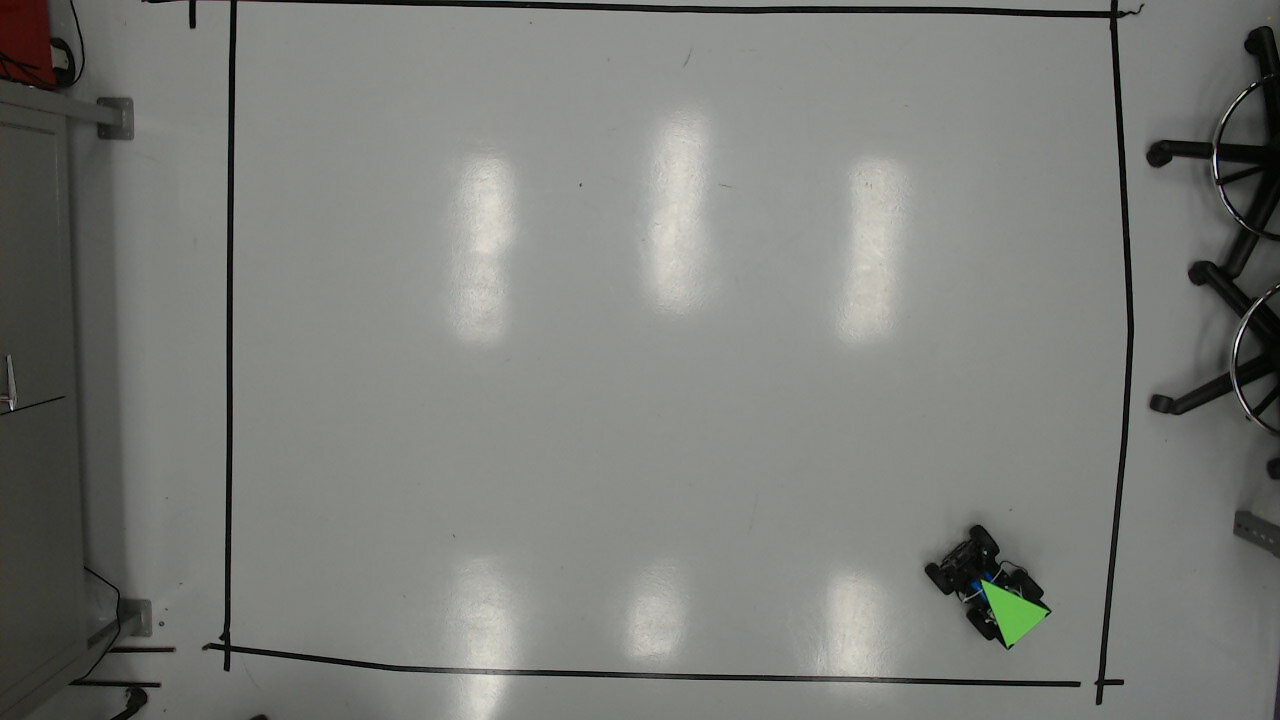
#> input picture Vision/img_triangle/triangle4.jpg, 1280 x 720 px
$ python image_angle2.py
#> lines starting #> are read from the running program, lines starting #| are printed output that depends on the picture; after the words box and inside, x2 and y2 are one past the last pixel; in counts of white or black regions, pixels touching at a corner belong together
import cv2
import numpy as np
import math

def calc_angle(p1,p2):
    x = p2[0] - p1[0]
    y = p2[1] - p1[1]

    res = np.rad2deg(np.arctan2(y,x))
    return res

# Cargar la imagen
image_path = '../img_triangle/triangle4.jpg'
frame = cv2.imread(image_path)
#> frame is the input picture: shape (720, 1280, 3); mean B, G, R 121.2, 125.5, 124

# Convertir el cuadro capturado de BGR a HSV
hsv_frame = cv2.cvtColor(frame, cv2.COLOR_BGR2HSV)
#> hsv_frame: shape (720, 1280, 3); mean H, S, V 43.5, 13.3, 125.9

# Definir el rango del color verde en HSV
lower_green = np.array([50, 100, 100])
upper_green = np.array([70, 255, 255])

# Crear una máscara para detectar solo el color verde
mask = cv2.inRange(hsv_frame, lower_green, upper_green)
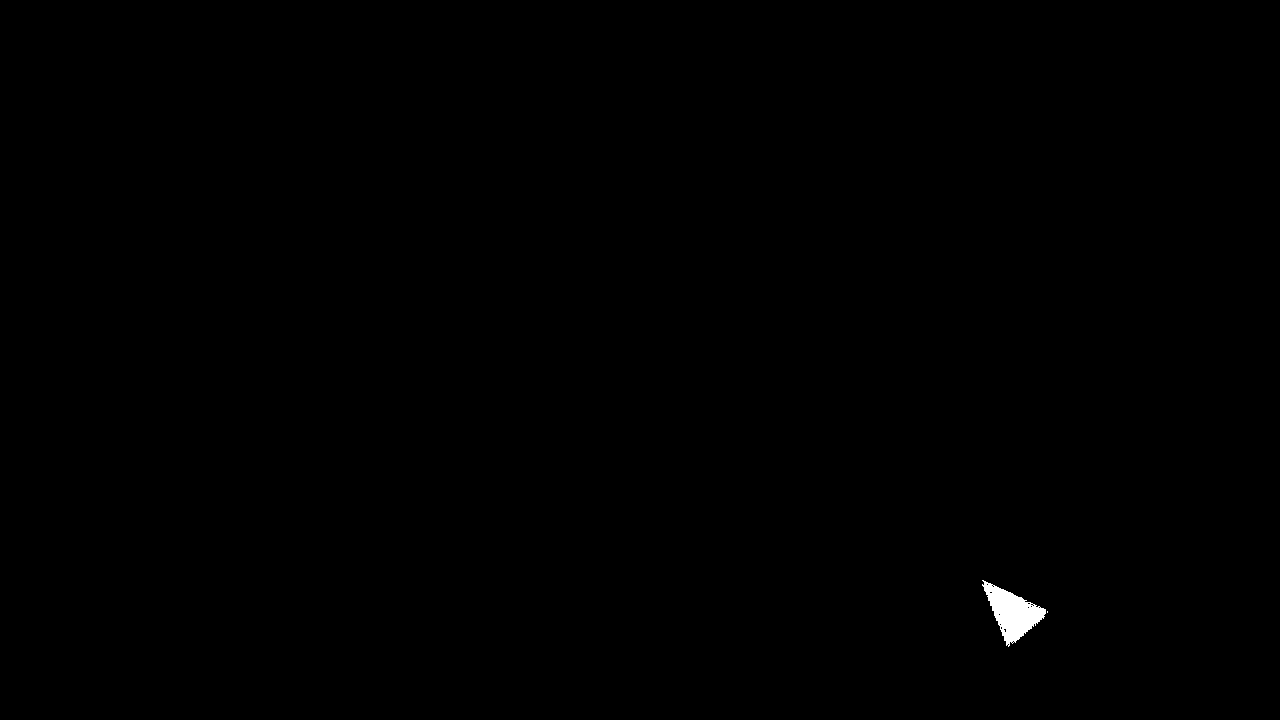
#> mask: shape (720, 1280); 0.21% white; 2 white regions (1 under 20 px), largest, box (x1, y1, x2, y2) and area: (982, 580, 1046, 647) 1943

# Opcional: usar dilatación y erosión para eliminar pequeños puntos en la máscara
mask = cv2.erode(mask, None, iterations=2)
#> mask: shape (720, 1280); 0.14% white; 1 white region, box (x1, y1, x2, y2) and area: (986, 587, 1044, 640) 1304
mask = cv2.dilate(mask, None, iterations=2)
#> mask: shape (720, 1280); 0.2% white; 1 white region

# Encuentra contornos en la máscara
contours, _ = cv2.findContours(mask.copy(), cv2.RETR_EXTERNAL, cv2.CHAIN_APPROX_SIMPLE)
#> contours = 1 contour; box (x1, y1, x2, y2) and area: (984, 585, 1046, 642) 1714

if contours:
    # Encuentra el contorno más grande (suponiendo que es el objetivo)
    c = max(contours, key=cv2.contourArea)
#> c = contour of 108 points, box (x1, y1, x2, y2) (984, 585, 1046, 642), area 1714

    # Aproximar el contorno a un polígono
    epsilon = 0.01 * cv2.arcLength(c, True)
#> epsilon = 2.19
    approx = cv2.approxPolyDP(c, epsilon, True)
#> approx = contour of 15 points, box (x1, y1, x2, y2) (984, 585, 1046, 641), area 1727

    #print(f"Contornos aproximados: {len(approx)}")

    if len(approx) >= 3:  # Asegurarse de que es un triángulo
        # Calcular el centroide
        M = cv2.moments(c)
#> M = moments, m00 1714, centre m10/m00, m01/m00 = (1012.6, 612.5)
        if M["m00"] != 0:
            cx = int(M["m10"] / M["m00"])
#> cx = 1012
            cy = int(M["m01"] / M["m00"])
#> cy = 612
            centroid = (cx, cy)
#> centroid = (1012, 612)

            print(f"Centroide: {centroid}")
#| Centroide: (1012, 612)

            # Encontrar la punta del triángulo (el punto más alejado del centroide)
            tip = max(approx, key=lambda p: cv2.norm((cx, cy) - p[0]))[0]
#> tip = [984, 585]
            tip = (tip[0], tip[1])
#> tip = (984, 585)
            print(f"Punta: {tip}")
#| Punta: (984, 585)
            cv2.circle(frame, tuple(tip), 3, (255, 0, 0), -1)
#> frame: shape (720, 1280, 3); under 0.01% of pixels changed, all inside (x1, y1, x2, y2) = (981, 582, 988, 589)

            # Calcular el ángulo de orientación con respecto al eje horizontal
            angle_deg = calc_angle(centroid, tip)
#> in calc_angle, `x = p2[0] - p1[0]`: x = -28
#> in calc_angle, `y = p2[1] - p1[1]`: y = -27
#> in calc_angle, `res = np.rad2deg(np.arctan2(y,x))`: res = -136
#> angle_deg = -136


            if angle_deg < 0:
                angle_deg = abs(angle_deg)
#> angle_deg = 136
            else:
                angle_deg = 360 - angle_deg

            #angle_deg = point

            # Dibujar el contorno, el centroide y la punta del triángulo
            cv2.drawContours(frame, [approx], -1, (0, 255, 0), 2)
            cv2.circle(frame, centroid, 7, (255, 255, 255), -1)
#> frame: shape (720, 1280, 3); mean B, G, R 121.2, 125.6, 124

            # Dibujar la orientación del triángulo
            cv2.line(frame, centroid, tuple(tip), (255, 0, 0), 5)
#> frame: shape (720, 1280, 3); mean B, G, R 121.3, 125.5, 123.9

            # Mostrar el ángulo de orientación
            font = cv2.FONT_HERSHEY_SIMPLEX
            cv2.putText(frame, f"Angle: {angle_deg:.2f} degrees", (cx + 10, cy + 10), font, 0.5, (255, 0, 0), 2)
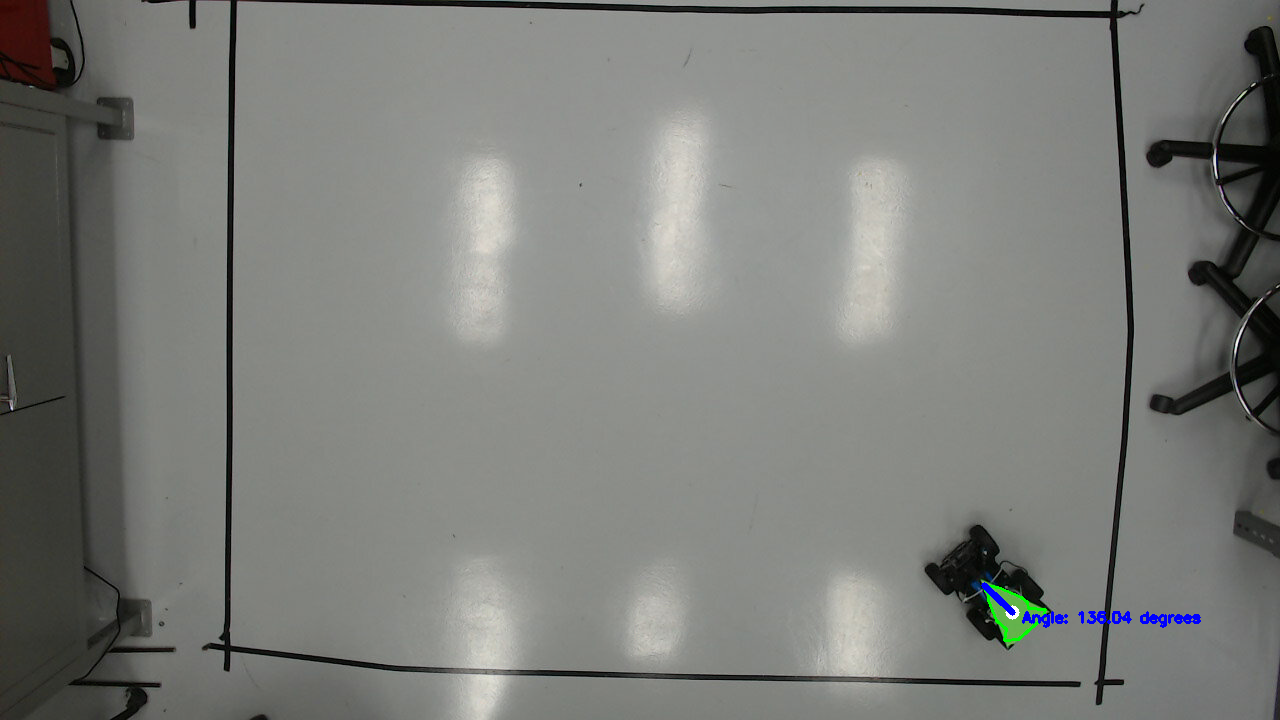
#> frame: shape (720, 1280, 3); mean B, G, R 121.5, 125.4, 123.8
    else:
        print("El contorno detectado no es un triángulo.")

# Mostrar el cuadro procesado
cv2.imshow('frame', frame)
cv2.waitKey(0)
cv2.destroyAllWindows()

$ run again, with Vision/img_triangle/triangle11.jpg copied over Vision/img_triangle/triangle4.jpg
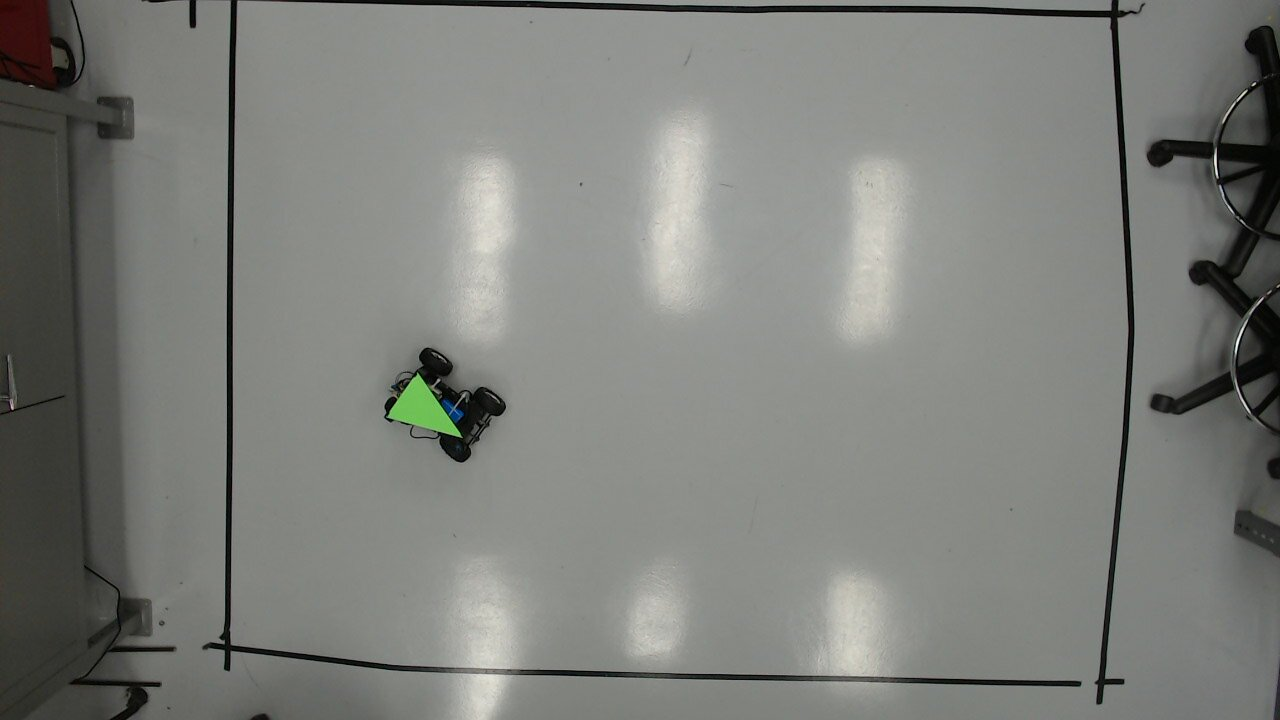
#> input picture Vision/img_triangle/triangle11.jpg, 1280 x 720 px
#> frame is the input picture: shape (720, 1280, 3); mean B, G, R 122.7, 127.3, 125.5
#> hsv_frame: shape (720, 1280, 3); mean H, S, V 43.6, 13.4, 127.5
#> `mask = cv2.inRange(hsv_frame, lower_green, upper_green)`:
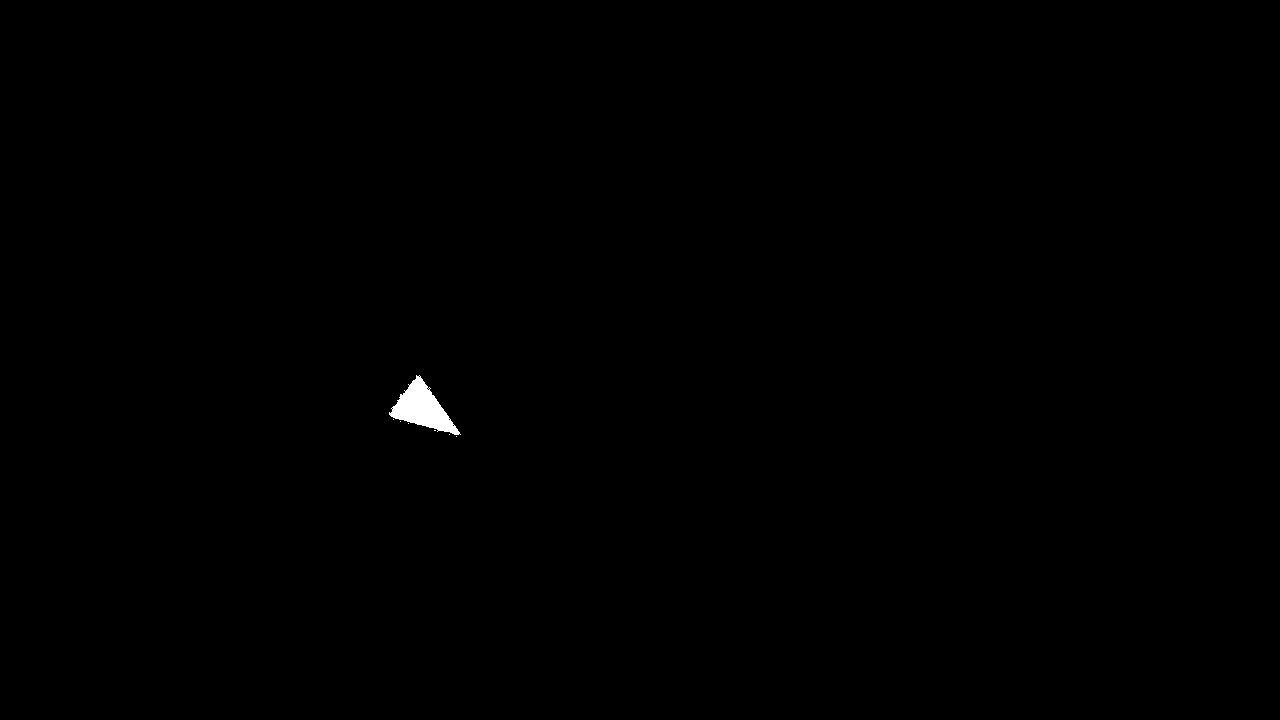
#> mask: shape (720, 1280); 0.21% white; 7 white regions (6 under 20 px), largest, box (x1, y1, x2, y2) and area: (389, 375, 461, 435) 1922
#> contours = 1 contour; box (x1, y1, x2, y2) and area: (391, 377, 458, 434) 1792
#> c = contour of 97 points, box (x1, y1, x2, y2) (391, 377, 458, 434), area 1792
#> epsilon = 2.04
#> approx = [[393, 406], [391, 416], [457, 433], [457, 429], [420, 377], [412, 381]]
#> M = moments, m00 1791.5, centre m10/m00, m01/m00 = (421.9, 408)
#> cx = 421
#> cy = 408
#> centroid = (421, 408)
#| Centroide: (421, 408)
#> `tip = max(approx, key=lambda p: cv2.norm((cx, cy) - p[0]))[0]`: tip = [457, 433]
#> `tip = (tip[0], tip[1])`: tip = (457, 433)
#| Punta: (457, 433)
#> x = 36
#> y = 25
#> res = 34.78
#> `angle_deg = 360 - angle_deg`: angle_deg = 325.2
#> `cv2.putText(frame, f"Angle: {angle_deg:.2f} degrees", (cx + 10, cy + 1..`:
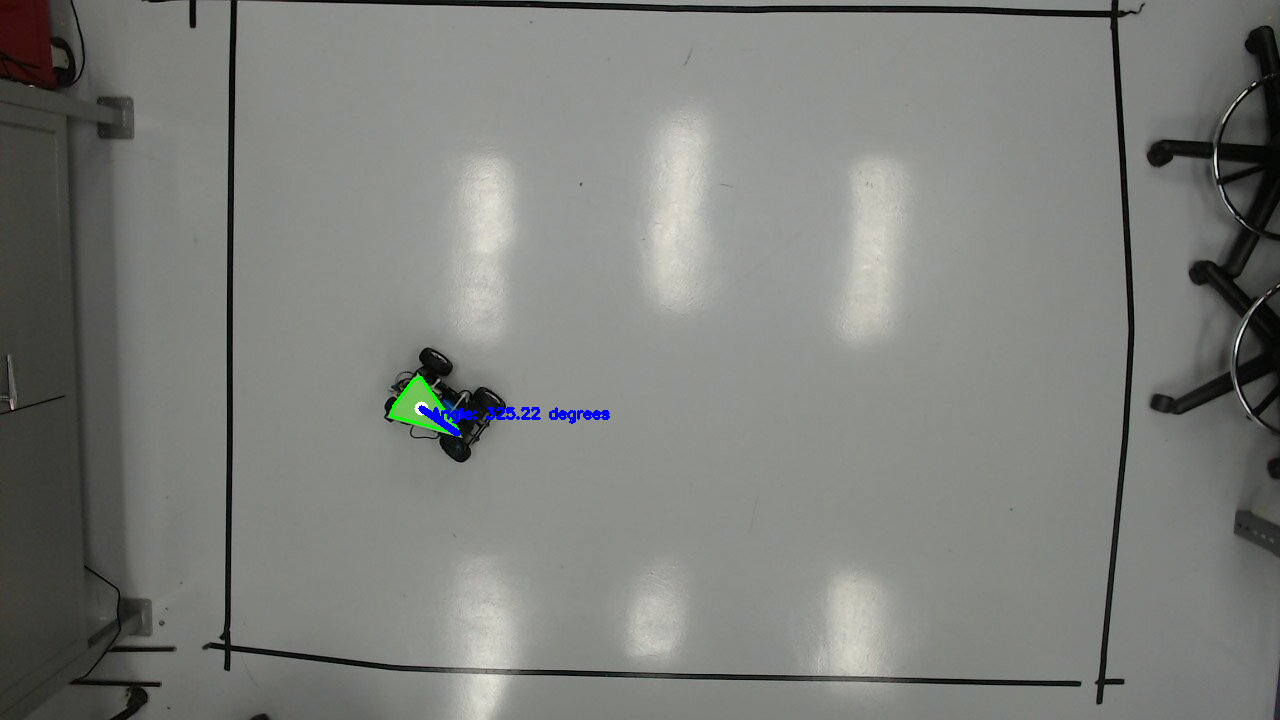
#> frame: shape (720, 1280, 3); mean B, G, R 122.9, 127.1, 125.3
